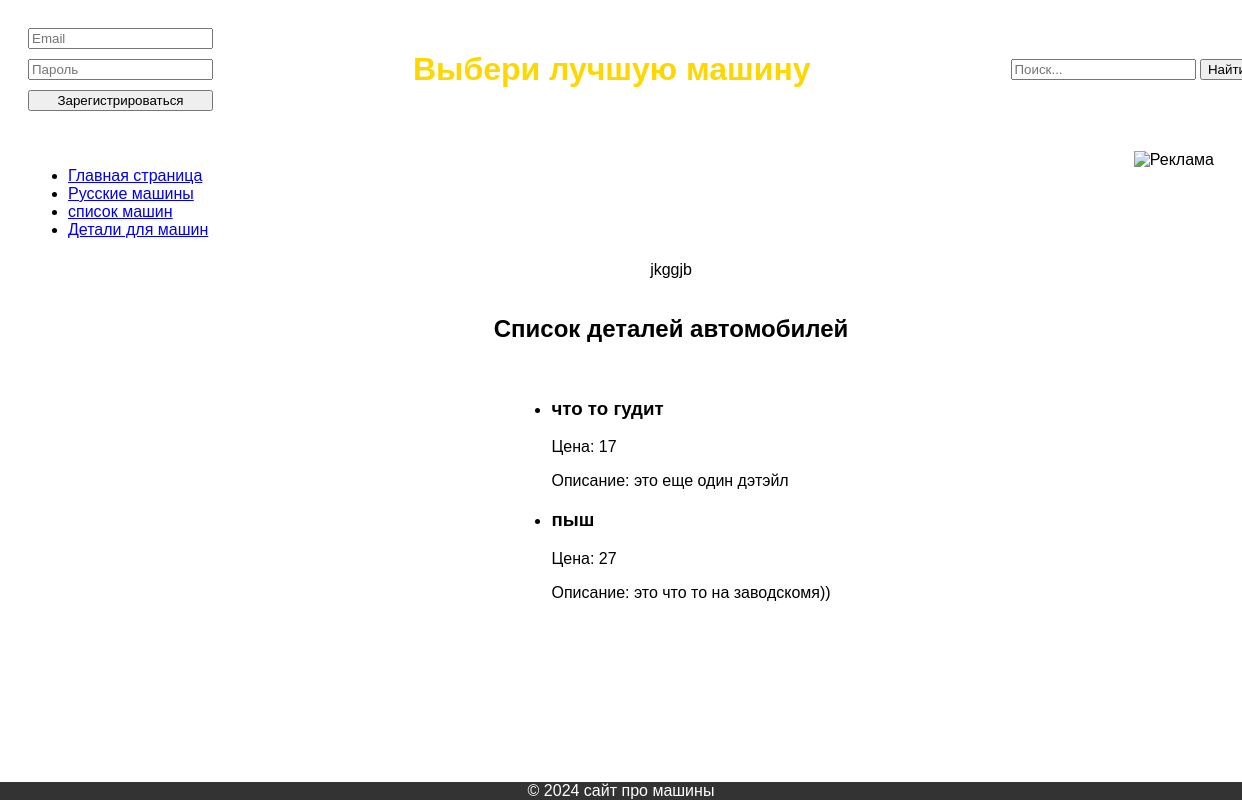
/details, run on the app's committed database.
### main/models.py (models this page shows, shortened)
class Details(models.Model):
    model_details = models.CharField(max_length=40)
    vin = models.IntegerField()
    description_details = models.TextField()

### main/views.py (the view)
# urls.py: path('details', views.details_list, name='details')
def details_list(request):
    details = Details.objects.all().order_by('-id')
    return render(request, 'main/details.html', {'details': details})

### main/templates/main/details.html (shortened to what this page needs)
{% extends "base.html" %}
{% block content %}
<h2>Список деталей автомобилей</h2>
<ul>
{% for d in details %}
    <li>
        <h3>{{ d.model_details }}</h3>
        <p>Цена: {{ d.vin }}</p>
        <p>Описание: {{ d.description_details }}</p>
    </li>
{% endfor %}
</ul>
{% endblock %}

### main/templates/base.html (style rules this page uses)
body { background-image: url('https://avatars.mds.yandex.net/i?id=38b080860be1eacfa38cce527f5c80d0_l-8358323-images-thumbs&n=13'); background-size: cover; font-family: Arial, sans-serif; }

### data on the page
Details: model_details "что то гудит", vin "17", description_details "это еще один дэтэйл"
Details: model_details "пыш", vin "27", description_details "это что то на заводскомя))"
